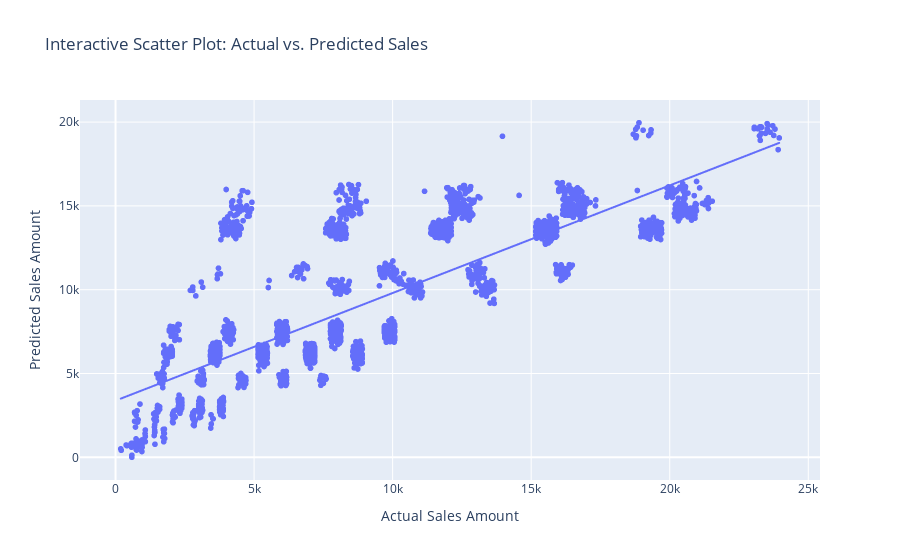

Notebook code for this chart:
### Code cell
# Create an interactive scatter plot
fig = px.scatter(
    x=y_test, 
    y=y_pred, 
    labels={'x': 'Actual Sales Amount', 'y': 'Predicted Sales Amount'},
    title='Interactive Scatter Plot: Actual vs. Predicted Sales',
    trendline='ols'  # Add a trendline
)

# Show the plot
fig.show()

# Calculate the F1 score for binary classification
f1 = f1_score(y_test_binarized, y_pred_binarized)
print("F1 Score:", f1)

### Figure 1 — Plotly figure (JSON) as saved in the notebook; plotly's stock layout.template omitted (floating-point values rounded to 4 significant figures; data arrays with more than 128 entries replaced by an {"elided": "..."} marker saying what was removed)
{"data": [{"hovertemplate": "Actual Sales Amount=%{x}<br>Predicted Sales Amount=%{y}<extra></extra>", "legendgroup": "", "marker": {"color": "#636efa", "symbol": "circle"}, "mode": "markers", "name": "", "showlegend": false, "type": "scattergl", "x": {"elided": "3372 int values"}, "xaxis": "x", "y": {"elided": "3372 float values"}, "yaxis": "y"}, {"hovertemplate": "<b>OLS trendline</b><br>y = 0.64204 * x + 3380.85<br>R<sup>2</sup>=0.634724<br><br>Actual Sales Amount=%{x}<br>Predicted Sales Amount=%{y} <b>(trend)</b><extra></extra>", "legendgroup": "", "marker": {"color": "#636efa", "symbol": "circle"}, "mode": "lines", "name": "", "showlegend": false, "type": "scattergl", "x": {"elided": "3372 int values"}, "xaxis": "x", "y": {"elided": "3372 float values"}, "yaxis": "y"}], "layout": {"legend": {"tracegroupgap": 0}, "title": {"text": "Interactive Scatter Plot: Actual vs. Predicted Sales"}, "xaxis": {"anchor": "y", "domain": [0, 1], "title": {"text": "Actual Sales Amount"}}, "yaxis": {"anchor": "x", "domain": [0, 1], "title": {"text": "Predicted Sales Amount"}}}}
